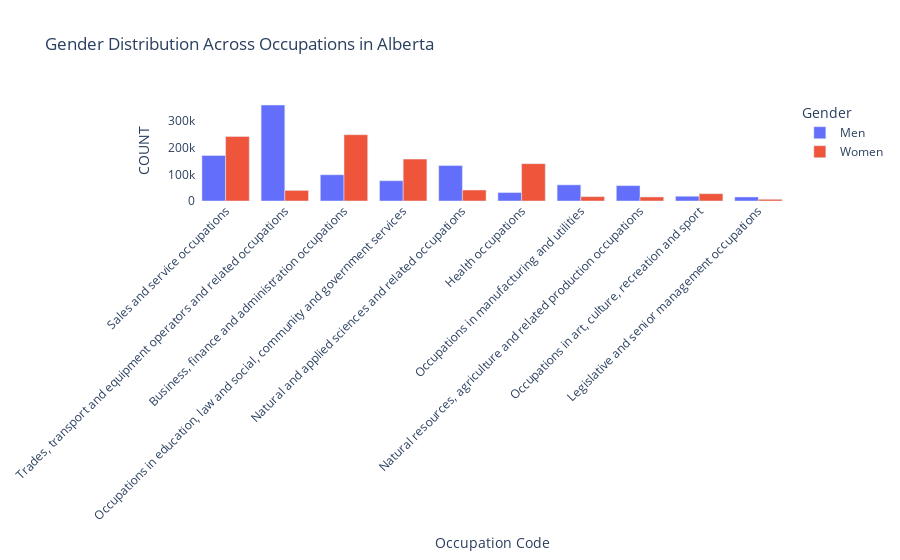

Notebook source saved alongside this figure:
### Code cell
fig = px.bar(
    alberta,
    x="OCCUPATION_C",
    y="COUNT",
    color="GENDER",
    barmode="group",
    title="Gender Distribution Across Occupations in Alberta",
    labels={"OCCUPATION_C": "Occupation Code", "Count": "Number of People"},
)

fig.update_layout(xaxis={"categoryorder": "total descending"})
fig.update_layout(
    xaxis_tickangle=-45,
    plot_bgcolor="white",
    hovermode="x unified",
    legend_title_text="Gender",
)

fig.update_traces(
    textfont_size=12, textangle=0, textposition="outside", cliponaxis=False
)

fig

### Figure 1 — Plotly figure (JSON) as saved in the notebook; plotly's stock layout.template omitted (floating-point values rounded to 4 significant figures)
{"data": [{"alignmentgroup": "True", "cliponaxis": false, "hovertemplate": "GENDER=Men<br>Occupation Code=%{x}<br>COUNT=%{y}<extra></extra>", "legendgroup": "Men", "marker": {"color": "#636efa", "pattern": {"shape": ""}}, "name": "Men", "offsetgroup": "Men", "orientation": "v", "showlegend": true, "textangle": 0, "textfont": {"size": 12}, "textposition": "outside", "type": "bar", "x": ["Business, finance and administration occupations", "Health occupations", "Legislative and senior management occupations", "Natural and applied sciences and related occupations", "Natural resources, agriculture and related production occupations", "Occupations in art, culture, recreation and sport", "Occupations in education, law and social, community and government services", "Occupations in manufacturing and utilities", "Sales and service occupations", "Trades, transport and equipment operators and related occupations"], "xaxis": "x", "y": [98320, 31680, 15080, 132840, 57725, 17780, 76000, 60505, 170640, 359795], "yaxis": "y"}, {"alignmentgroup": "True", "cliponaxis": false, "hovertemplate": "GENDER=Women<br>Occupation Code=%{x}<br>COUNT=%{y}<extra></extra>", "legendgroup": "Women", "marker": {"color": "#EF553B", "pattern": {"shape": ""}}, "name": "Women", "offsetgroup": "Women", "orientation": "v", "showlegend": true, "textangle": 0, "textfont": {"size": 12}, "textposition": "outside", "type": "bar", "x": ["Business, finance and administration occupations", "Health occupations", "Legislative and senior management occupations", "Natural and applied sciences and related occupations", "Natural resources, agriculture and related production occupations", "Occupations in art, culture, recreation and sport", "Occupations in education, law and social, community and government services", "Occupations in manufacturing and utilities", "Sales and service occupations", "Trades, transport and equipment operators and related occupations"], "xaxis": "x", "y": [248605, 140075, 6370, 41165, 15175, 27355, 157265, 16265, 241910, 39750], "yaxis": "y"}], "layout": {"barmode": "group", "hovermode": "x unified", "legend": {"title": {"text": "Gender"}, "tracegroupgap": 0}, "plot_bgcolor": "white", "title": {"text": "Gender Distribution Across Occupations in Alberta"}, "xaxis": {"anchor": "y", "categoryorder": "total descending", "domain": [0, 1], "tickangle": -45, "title": {"text": "Occupation Code"}}, "yaxis": {"anchor": "x", "domain": [0, 1], "title": {"text": "COUNT"}}}}
